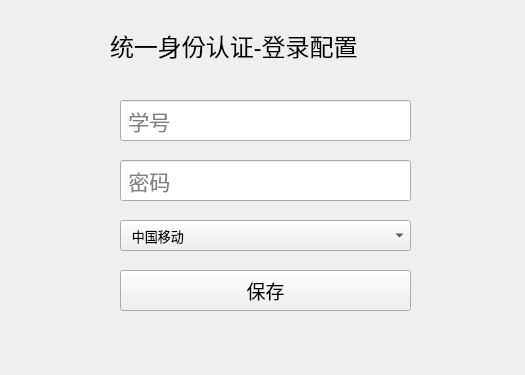
<?xml version="1.0" encoding="UTF-8"?>
<ui version="4.0">
 <class>Form</class>
 <widget class="QWidget" name="Form">
  <property name="geometry">
   <rect>
    <x>0</x>
    <y>0</y>
    <width>525</width>
    <height>375</height>
   </rect>
  </property>
  <property name="minimumSize">
   <size>
    <width>525</width>
    <height>375</height>
   </size>
  </property>
  <property name="maximumSize">
   <size>
    <width>525</width>
    <height>375</height>
   </size>
  </property>
  <property name="cursor">
   <cursorShape>ArrowCursor</cursorShape>
  </property>
  <property name="windowTitle">
   <string>南工大自动认证</string>
  </property>
  <property name="windowIcon">
   <iconset>
    <normaloff>images/njtech.ico</normaloff>images/njtech.ico</iconset>
  </property>
  <property name="autoFillBackground">
   <bool>true</bool>
  </property>
  <widget class="QLabel" name="topic">
   <property name="geometry">
    <rect>
     <x>110</x>
     <y>10</y>
     <width>311</width>
     <height>71</height>
    </rect>
   </property>
   <property name="font">
    <font>
     <family>微软雅黑</family>
     <pointsize>18</pointsize>
     <weight>50</weight>
     <bold>false</bold>
    </font>
   </property>
   <property name="text">
    <string>统一身份认证-登录配置</string>
   </property>
  </widget>
  <widget class="QPushButton" name="butt_login">
   <property name="geometry">
    <rect>
     <x>120</x>
     <y>270</y>
     <width>291</width>
     <height>41</height>
    </rect>
   </property>
   <property name="font">
    <font>
     <family>微软雅黑</family>
     <pointsize>14</pointsize>
     <weight>50</weight>
     <bold>false</bold>
    </font>
   </property>
   <property name="text">
    <string>保存</string>
   </property>
  </widget>
  <widget class="QLineEdit" name="ed_user">
   <property name="geometry">
    <rect>
     <x>120</x>
     <y>100</y>
     <width>291</width>
     <height>41</height>
    </rect>
   </property>
   <property name="font">
    <font>
     <family>微软雅黑</family>
     <pointsize>16</pointsize>
     <weight>50</weight>
     <bold>false</bold>
    </font>
   </property>
   <property name="text">
    <string/>
   </property>
   <property name="placeholderText">
    <string> 学号</string>
   </property>
  </widget>
  <widget class="QLineEdit" name="ed_pwd">
   <property name="geometry">
    <rect>
     <x>120</x>
     <y>160</y>
     <width>291</width>
     <height>41</height>
    </rect>
   </property>
   <property name="font">
    <font>
     <family>微软雅黑</family>
     <pointsize>16</pointsize>
    </font>
   </property>
   <property name="text">
    <string/>
   </property>
   <property name="echoMode">
    <enum>QLineEdit::Password</enum>
   </property>
   <property name="placeholderText">
    <string> 密码</string>
   </property>
  </widget>
  <widget class="QComboBox" name="channel">
   <property name="geometry">
    <rect>
     <x>120</x>
     <y>220</y>
     <width>291</width>
     <height>31</height>
    </rect>
   </property>
   <property name="font">
    <font>
     <family>微软雅黑</family>
     <pointsize>10</pointsize>
    </font>
   </property>
   <item>
    <property name="text">
     <string>  中国移动</string>
    </property>
   </item>
   <item>
    <property name="text">
     <string>  中国电信</string>
    </property>
   </item>
  </widget>
 </widget>
 <resources/>
 <connections/>
</ui>
